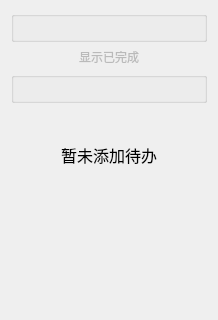
                <widget class="QWidget" name="scrollAreaWidgetContents_1">
                 <property name="geometry">
                  <rect>
                   <x>0</x>
                   <y>0</y>
                   <width>218</width>
                   <height>320</height>
                  </rect>
                 </property>
                 <layout class="QVBoxLayout" name="verticalLayout_2" stretch="1,1,1,2,1,10">
                  <item>
                   <widget class="QGroupBox" name="groupBoxShowTodo">
                    <property name="sizePolicy">
                     <sizepolicy hsizetype="Expanding" vsizetype="Expanding">
                      <horstretch>0</horstretch>
                      <verstretch>0</verstretch>
                     </sizepolicy>
                    </property>
                    <property name="title">
                     <string/>
                    </property>
                    <layout class="QHBoxLayout" name="horizontalLayout_3">
                     <property name="spacing">
                      <number>0</number>
                     </property>
                     <property name="leftMargin">
                      <number>0</number>
                     </property>
                     <property name="topMargin">
                      <number>0</number>
                     </property>
                     <property name="rightMargin">
                      <number>0</number>
                     </property>
                     <property name="bottomMargin">
                      <number>0</number>
                     </property>
                     <item>
                      <layout class="QVBoxLayout" name="vBoxShowTodo"/>
                     </item>
                    </layout>
                   </widget>
                  </item>
                  <item>
                   <layout class="QHBoxLayout" name="hLayoutShowFinished" stretch="0">
                    <item>
                     <widget class="QPushButton" name="pbnShowFinished">
                      <property name="sizePolicy">
                       <sizepolicy hsizetype="Expanding" vsizetype="Maximum">
                        <horstretch>0</horstretch>
                        <verstretch>0</verstretch>
                       </sizepolicy>
                      </property>
                      <property name="cursor">
                       <cursorShape>PointingHandCursor</cursorShape>
                      </property>
                      <property name="styleSheet">
                       <string notr="true">border:none;
color: rgb(186, 186, 186);</string>
                      </property>
                      <property name="text">
                       <string>显示已完成</string>
                      </property>
                      <property name="icon">
                       <iconset resource="ktodomainwindow.qrc">
                        <normaloff>:/KTodoMainWindow/images/downs.png</normaloff>:/KTodoMainWindow/images/downs.png</iconset>
                      </property>
                     </widget>
                    </item>
                   </layout>
                  </item>
                  <item>
                   <widget class="QGroupBox" name="groupBoxShowFinished">
                    <property name="sizePolicy">
                     <sizepolicy hsizetype="Expanding" vsizetype="Expanding">
                      <horstretch>0</horstretch>
                      <verstretch>0</verstretch>
                     </sizepolicy>
                    </property>
                    <property name="title">
                     <string/>
                    </property>
                    <layout class="QHBoxLayout" name="horizontalLayout_2">
                     <property name="spacing">
                      <number>0</number>
                     </property>
                     <property name="leftMargin">
                      <number>0</number>
                     </property>
                     <property name="topMargin">
                      <number>0</number>
                     </property>
                     <property name="rightMargin">
                      <number>0</number>
                     </property>
                     <property name="bottomMargin">
                      <number>0</number>
                     </property>
                     <item>
                      <layout class="QVBoxLayout" name="vBoxShowFinished"/>
                     </item>
                    </layout>
                   </widget>
                  </item>
                  <item>
                   <widget class="QLabel" name="labelPictureTodoPage">
                    <property name="font">
                     <font>
                      <family>Agency FB</family>
                      <pointsize>9</pointsize>
                     </font>
                    </property>
                    <property name="styleSheet">
                     <string notr="true"/>
                    </property>
                    <property name="text">
                     <string/>
                    </property>
                    <property name="textFormat">
                     <enum>Qt::AutoText</enum>
                    </property>
                    <property name="pixmap">
                     <pixmap resource="ktodomainwindow.qrc">:/KTodoMainWindow/images/printer.png</pixmap>
                    </property>
                    <property name="alignment">
                     <set>Qt::AlignCenter</set>
                    </property>
                   </widget>
                  </item>
                  <item>
                   <widget class="QLabel" name="labNotAddTodoPage">
                    <property name="font">
                     <font>
                      <family>楷体</family>
                      <pointsize>12</pointsize>
                     </font>
                    </property>
                    <property name="text">
                     <string>暂未添加待办</string>
                    </property>
                    <property name="alignment">
                     <set>Qt::AlignCenter</set>
                    </property>
                   </widget>
                  </item>
                  <item>
                   <spacer name="verticalSpacer">
                    <property name="orientation">
                     <enum>Qt::Vertical</enum>
                    </property>
                    <property name="sizeHint" stdset="0">
                     <size>
                      <width>17</width>
                      <height>125</height>
                     </size>
                    </property>
                   </spacer>
                  </item>
                 </layout>
                </widget>
